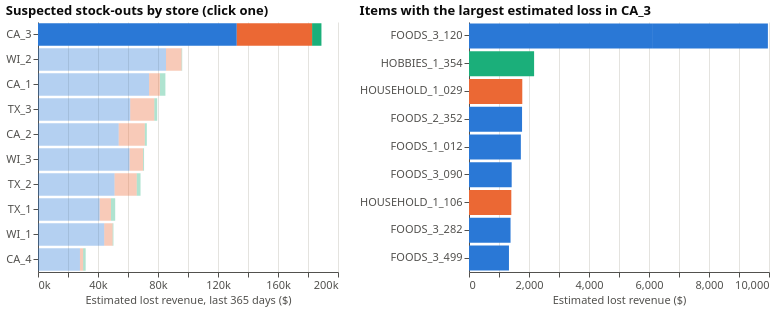

The notebook cell saved with this chart:
### Markdown cell above
**Click a store** on the left to see its largest suspected stock-outs on the right.

### Code cell
store_lost = runs.groupby(["store_id", "category"])["lost_revenue"].sum().reset_index()
top = runs.sort_values("lost_revenue", ascending=False).groupby("store_id").head(10)
st = alt.selection_point(name="st", fields=["store_id"], on="click", value=[{"store_id": "CA_3"}])
cat_colors = alt.Scale(domain=["FOODS", "HOUSEHOLD", "HOBBIES"], range=[BLUE, ORANGE, GREEN])
left = alt.Chart(store_lost).mark_bar().encode(
    y=alt.Y("store_id:N", title=None, sort="-x"),
    x=alt.X("sum(lost_revenue):Q", title="Estimated lost revenue, last 365 days ($)", axis=alt.Axis(format="~s")),
    color=alt.Color("category:N", scale=cat_colors, title="Category"),
    opacity=alt.condition(st, alt.value(1), alt.value(0.35)),
    tooltip=["store_id", "category", alt.Tooltip("lost_revenue:Q", format=",.0f")],
).add_params(st).properties(width=300, height=250, title="Suspected stock-outs by store (click one)")
right = alt.Chart(top).transform_filter(st).mark_bar().encode(
    y=alt.Y("item_id:N", title=None, sort="-x"),
    x=alt.X("lost_revenue:Q", title="Estimated lost revenue ($)"),
    color=alt.Color("category:N", scale=cat_colors, legend=None),
    tooltip=["item_id", alt.Tooltip("run_start:T", format="%d %b %Y"), "run_days", alt.Tooltip("lost_units:Q", format=",.0f"),
             alt.Tooltip("lost_revenue:Q", format=",.0f")],
).properties(width=300, height=250, title=alt.Title(alt.expr("'Items with the largest estimated loss in ' + (st.store_id ? st.store_id[0] : '')")))
alt.hconcat(left, right)

### Figure 1 — Vega-Lite specification as saved in the notebook (floating-point values rounded to 4 significant figures)
{"config": {"view": {"stroke": null}, "axis": {"gridColor": "#e4e3df", "domainColor": "#52514e", "tickColor": "#52514e", "labelColor": "#52514e", "titleColor": "#52514e", "labelFontSize": 11, "titleFontSize": 11, "titleFontWeight": "normal"}, "legend": {"labelColor": "#52514e", "titleColor": "#52514e"}, "title": {"anchor": "start", "fontSize": 13, "color": "#0b0b0b"}, "font": "system-ui, -apple-system, Segoe UI, sans-serif"}, "hconcat": [{"data": {"name": "data-16549526906802fbda640854ff473487"}, "mark": {"type": "bar"}, "encoding": {"color": {"field": "category", "scale": {"domain": ["FOODS", "HOUSEHOLD", "HOBBIES"], "range": ["#2a78d6", "#eb6834", "#1baf7a"]}, "title": "Category", "type": "nominal"}, "opacity": {"condition": {"param": "st", "value": 1}, "value": 0.35}, "tooltip": [{"field": "store_id", "type": "nominal"}, {"field": "category", "type": "nominal"}, {"field": "lost_revenue", "format": ",.0f", "type": "quantitative"}], "x": {"aggregate": "sum", "axis": {"format": "~s"}, "field": "lost_revenue", "title": "Estimated lost revenue, last 365 days ($)", "type": "quantitative"}, "y": {"field": "store_id", "sort": "-x", "title": null, "type": "nominal"}}, "height": 250, "name": "view_2c878c7342c3e69c_0", "title": "Suspected stock-outs by store (click one)", "width": 300}, {"data": {"name": "data-91607cdde3c55d35dc1e6a73a10ff168"}, "mark": {"type": "bar"}, "encoding": {"color": {"field": "category", "legend": null, "scale": {"domain": ["FOODS", "HOUSEHOLD", "HOBBIES"], "range": ["#2a78d6", "#eb6834", "#1baf7a"]}, "type": "nominal"}, "tooltip": [{"field": "item_id", "type": "nominal"}, {"field": "run_start", "format": "%d %b %Y", "type": "temporal"}, {"field": "run_days", "type": "quantitative"}, {"field": "lost_units", "format": ",.0f", "type": "quantitative"}, {"field": "lost_revenue", "format": ",.0f", "type": "quantitative"}], "x": {"field": "lost_revenue", "title": "Estimated lost revenue ($)", "type": "quantitative"}, "y": {"field": "item_id", "sort": "-x", "title": null, "type": "nominal"}}, "height": 250, "title": {"text": {"expr": "'Items with the largest estimated loss in ' + (st.store_id ? st.store_id[0] : '')"}}, "transform": [{"filter": {"param": "st"}}], "width": 300}], "params": [{"name": "st", "select": {"type": "point", "fields": ["store_id"], "on": "click"}, "value": [{"store_id": "CA_3"}], "views": ["view_2c878c7342c3e69c_0"]}], "$schema": "https://vega.github.io/schema/vega-lite/v6.4.1.json", "datasets": {"data-16549526906802fbda640854ff473487": [{"store_id": "CA_1", "category": "FOODS", "lost_revenue": 74050.0}, {"store_id": "CA_1", "category": "HOBBIES", "lost_revenue": 3647.0}, {"store_id": "CA_1", "category": "HOUSEHOLD", "lost_revenue": 7241.0}, {"store_id": "CA_2", "category": "FOODS", "lost_revenue": 53810.0}, {"store_id": "CA_2", "category": "HOBBIES", "lost_revenue": 1365.0}, {"store_id": "CA_2", "category": "HOUSEHOLD", "lost_revenue": 17380.0}, {"store_id": "CA_3", "category": "FOODS", "lost_revenue": 132500.0}, {"store_id": "CA_3", "category": "HOBBIES", "lost_revenue": 6248.0}, {"store_id": "CA_3", "category": "HOUSEHOLD", "lost_revenue": 50180.0}, {"store_id": "CA_4", "category": "FOODS", "lost_revenue": 27970.0}, {"store_id": "CA_4", "category": "HOBBIES", "lost_revenue": 1702.0}, {"store_id": "CA_4", "category": "HOUSEHOLD", "lost_revenue": 2095.0}, {"store_id": "TX_1", "category": "FOODS", "lost_revenue": 41140.0}, {"store_id": "TX_1", "category": "HOBBIES", "lost_revenue": 2819.0}, {"store_id": "TX_1", "category": "HOUSEHOLD", "lost_revenue": 7505.0}, {"store_id": "TX_2", "category": "FOODS", "lost_revenue": 51040.0}, {"store_id": "TX_2", "category": "HOBBIES", "lost_revenue": 2542.0}, {"store_id": "TX_2", "category": "HOUSEHOLD", "lost_revenue": 14780.0}, {"store_id": "TX_3", "category": "FOODS", "lost_revenue": 61510.0}, {"store_id": "TX_3", "category": "HOBBIES", "lost_revenue": 1962.0}, {"store_id": "TX_3", "category": "HOUSEHOLD", "lost_revenue": 16010.0}, {"store_id": "WI_1", "category": "FOODS", "lost_revenue": 44160.0}, {"store_id": "WI_1", "category": "HOBBIES", "lost_revenue": 574.1}, {"store_id": "WI_1", "category": "HOUSEHOLD", "lost_revenue": 5557.0}, {"store_id": "WI_2", "category": "FOODS", "lost_revenue": 85350.0}, {"store_id": "WI_2", "category": "HOBBIES", "lost_revenue": 440.1}, {"store_id": "WI_2", "category": "HOUSEHOLD", "lost_revenue": 10340.0}, {"store_id": "WI_3", "category": "FOODS", "lost_revenue": 61060.0}, {"store_id": "WI_3", "category": "HOBBIES", "lost_revenue": 615.4}, {"store_id": "WI_3", "category": "HOUSEHOLD", "lost_revenue": 9024.0}], "data-91607cdde3c55d35dc1e6a73a10ff168": [{"item_id": "FOODS_3_120", "store_id": "CA_3", "category": "FOODS", "run_start": "2016-05-27T00:00:00", "run_days": 16, "lost_units": 1236.0, "lost_revenue": 6131.0}, {"item_id": "FOODS_3_120", "store_id": "CA_3", "category": "FOODS", "run_start": "2016-02-26T00:00:00", "run_days": 10, "lost_units": 772.5, "lost_revenue": 3832.0}, {"item_id": "FOODS_3_202", "store_id": "TX_3", "category": "FOODS", "run_start": "2015-08-10T00:00:00", "run_days": 31, "lost_units": 849.4, "lost_revenue": 3805.0}, {"item_id": "FOODS_3_090", "store_id": "WI_3", "category": "FOODS", "run_start": "2015-12-03T00:00:00", "run_days": 35, "lost_units": 2444.0, "lost_revenue": 3391.0}, {"item_id": "FOODS_3_202", "store_id": "TX_1", "category": "FOODS", "run_start": "2015-08-10T00:00:00", "run_days": 31, "lost_units": 736.4, "lost_revenue": 3299.0}, {"item_id": "FOODS_3_090", "store_id": "TX_3", "category": "FOODS", "run_start": "2015-12-03T00:00:00", "run_days": 35, "lost_units": 2171.0, "lost_revenue": 3243.0}, {"item_id": "FOODS_3_120", "store_id": "CA_1", "category": "FOODS", "run_start": "2016-02-26T00:00:00", "run_days": 16, "lost_units": 614.4, "lost_revenue": 3059.0}, {"item_id": "FOODS_3_090", "store_id": "TX_2", "category": "FOODS", "run_start": "2015-12-03T00:00:00", "run_days": 35, "lost_units": 1962.0, "lost_revenue": 2931.0}, {"item_id": "FOODS_3_202", "store_id": "TX_2", "category": "FOODS", "run_start": "2015-08-10T00:00:00", "run_days": 31, "lost_units": 674.2, "lost_revenue": 2931.0}, {"item_id": "FOODS_3_120", "store_id": "CA_1", "category": "FOODS", "run_start": "2016-05-28T00:00:00", "run_days": 15, "lost_units": 576.0, "lost_revenue": 2868.0}, {"item_id": "FOODS_3_090", "store_id": "CA_1", "category": "FOODS", "run_start": "2015-12-04T00:00:00", "run_days": 34, "lost_units": 1807.0, "lost_revenue": 2782.0}, {"item_id": "FOODS_3_202", "store_id": "WI_3", "category": "FOODS", "run_start": "2015-08-10T00:00:00", "run_days": 31, "lost_units": 597.4, "lost_revenue": 2652.0}, {"item_id": "FOODS_3_090", "store_id": "TX_1", "category": "FOODS", "run_start": "2015-12-03T00:00:00", "run_days": 35, "lost_units": 1708.0, "lost_revenue": 2551.0}, {"item_id": "FOODS_3_120", "store_id": "WI_3", "category": "FOODS", "run_start": "2016-02-26T00:00:00", "run_days": 16, "lost_units": 493.7, "lost_revenue": 2459.0}, {"item_id": "FOODS_3_120", "store_id": "WI_3", "category": "FOODS", "run_start": "2016-05-27T00:00:00", "run_days": 16, "lost_units": 493.7, "lost_revenue": 2459.0}, {"item_id": "FOODS_3_090", "store_id": "CA_2", "category": "FOODS", "run_start": "2015-12-03T00:00:00", "run_days": 35, "lost_units": 1542.0, "lost_revenue": 2375.0}, {"item_id": "FOODS_3_202", "store_id": "CA_1", "category": "FOODS", "run_start": "2015-08-10T00:00:00", "run_days": 31, "lost_units": 481.5, "lost_revenue": 2230.0}, {"item_id": "HOBBIES_1_354", "store_id": "CA_3", "category": "HOBBIES", "run_start": "2016-05-28T00:00:00", "run_days": 14, "lost_units": 94.43, "lost_revenue": 2170.0}, {"item_id": "FOODS_3_444", "store_id": "TX_3", "category": "FOODS", "run_start": "2015-06-21T00:00:00", "run_days": 53, "lost_units": 296.8, "lost_revenue": 2038.0}, {"item_id": "FOODS_3_202", "store_id": "TX_3", "category": "FOODS", "run_start": "2015-06-21T00:00:00", "run_days": 16, "lost_units": 438.4, "lost_revenue": 1964.0}, {"item_id": "FOODS_3_511", "store_id": "CA_1", "category": "FOODS", "run_start": "2015-06-21T00:00:00", "run_days": 17, "lost_units": 285.4, "lost_revenue": 1932.0}, {"item_id": "HOBBIES_1_354", "store_id": "TX_2", "category": "HOBBIES", "run_start": "2015-09-26T00:00:00", "run_days": 7, "lost_units": 79.03, "lost_revenue": 1816.0}, {"item_id": "FOODS_3_120", "store_id": "TX_3", "category": "FOODS", "run_start": "2016-02-26T00:00:00", "run_days": 16, "lost_units": 364.3, "lost_revenue": 1814.0}, {"item_id": "FOODS_3_120", "store_id": "TX_3", "category": "FOODS", "run_start": "2016-05-27T00:00:00", "run_days": 16, "lost_units": 364.3, "lost_revenue": 1814.0}, {"item_id": "HOUSEHOLD_1_029", "store_id": "CA_3", "category": "HOUSEHOLD", "run_start": "2015-06-21T00:00:00", "run_days": 32, "lost_units": 238.6, "lost_revenue": 1776.0}, {"item_id": "FOODS_2_352", "store_id": "CA_3", "category": "FOODS", "run_start": "2015-07-19T00:00:00", "run_days": 46, "lost_units": 177.2, "lost_revenue": 1768.0}, {"item_id": "FOODS_3_202", "store_id": "CA_2", "category": "FOODS", "run_start": "2015-08-10T00:00:00", "run_days": 31, "lost_units": 380.9, "lost_revenue": 1765.0}, {"item_id": "FOODS_1_012", "store_id": "CA_3", "category": "FOODS", "run_start": "2016-04-14T00:00:00", "run_days": 49, "lost_units": 308.1, "lost_revenue": 1728.0}, {"item_id": "FOODS_3_202", "store_id": "TX_1", "category": "FOODS", "run_start": "2015-06-21T00:00:00", "run_days": 16, "lost_units": 380.1, "lost_revenue": 1703.0}, {"item_id": "FOODS_3_202", "store_id": "CA_4", "category": "FOODS", "run_start": "2015-08-10T00:00:00", "run_days": 31, "lost_units": 329.5, "lost_revenue": 1527.0}, {"item_id": "FOODS_3_202", "store_id": "TX_2", "category": "FOODS", "run_start": "2015-06-21T00:00:00", "run_days": 16, "lost_units": 348.0, "lost_revenue": 1513.0}, {"item_id": "FOODS_3_090", "store_id": "CA_4", "category": "FOODS", "run_start": "2015-12-03T00:00:00", "run_days": 35, "lost_units": 958.2, "lost_revenue": 1476.0}, {"item_id": "FOODS_3_444", "store_id": "TX_3", "category": "FOODS", "run_start": "2015-08-14T00:00:00", "run_days": 38, "lost_units": 212.8, "lost_revenue": 1461.0}, {"item_id": "FOODS_3_202", "store_id": "WI_1", "category": "FOODS", "run_start": "2015-08-10T00:00:00", "run_days": 31, "lost_units": 330.9, "lost_revenue": 1457.0}, {"item_id": "FOODS_3_090", "store_id": "CA_3", "category": "FOODS", "run_start": "2015-12-29T00:00:00", "run_days": 9, "lost_units": 947.3, "lost_revenue": 1423.0}, {"item_id": "HOUSEHOLD_1_106", "store_id": "CA_3", "category": "HOUSEHOLD", "run_start": "2016-05-27T00:00:00", "run_days": 15, "lost_units": 152.1, "lost_revenue": 1410.0}, {"item_id": "FOODS_3_282", "store_id": "CA_3", "category": "FOODS", "run_start": "2016-06-03T00:00:00", "run_days": 17, "lost_units": 550.1, "lost_revenue": 1385.0}, {"item_id": "FOODS_3_202", "store_id": "WI_3", "category": "FOODS", "run_start": "2015-06-21T00:00:00", "run_days": 16, "lost_units": 308.3, "lost_revenue": 1369.0}, {"item_id": "FOODS_3_499", "store_id": "CA_3", "category": "FOODS", "run_start": "2016-06-02T00:00:00", "run_days": 18, "lost_units": 529.1, "lost_revenue": 1332.0}, {"item_id": "HOUSEHOLD_1_106", "store_id": "TX_3", "category": "HOUSEHOLD", "run_start": "2015-10-27T00:00:00", "run_days": 26, "lost_units": 141.9, "lost_revenue": 1313.0}, {"item_id": "FOODS_3_002", "store_id": "WI_2", "category": "FOODS", "run_start": "2016-03-10T00:00:00", "run_days": 55, "lost_units": 512.2, "lost_revenue": 1289.0}, {"item_id": "FOODS_3_136", "store_id": "WI_2", "category": "FOODS", "run_start": "2015-08-10T00:00:00", "run_days": 31, "lost_units": 289.9, "lost_revenue": 1287.0}, {"item_id": "FOODS_3_120", "store_id": "TX_2", "category": "FOODS", "run_start": "2016-05-26T00:00:00", "run_days": 17, "lost_units": 255.6, "lost_revenue": 1273.0}, {"item_id": "FOODS_3_723", "store_id": "WI_2", "category": "FOODS", "run_start": "2015-12-03T00:00:00", "run_days": 35, "lost_units": 849.4, "lost_revenue": 1268.0}, {"item_id": "FOODS_3_760", "store_id": "CA_1", "category": "FOODS", "run_start": "2015-06-21T00:00:00", "run_days": 33, "lost_units": 431.1, "lost_revenue": 1242.0}, {"item_id": "HOUSEHOLD_1_222", "store_id": "TX_2", "category": "HOUSEHOLD", "run_start": "2015-06-21T00:00:00", "run_days": 32, "lost_units": 124.0, "lost_revenue": 1236.0}, {"item_id": "FOODS_1_096", "store_id": "WI_1", "category": "FOODS", "run_start": "2015-12-25T00:00:00", "run_days": 13, "lost_units": 166.2, "lost_revenue": 1200.0}, {"item_id": "FOODS_1_096", "store_id": "WI_3", "category": "FOODS", "run_start": "2015-08-01T00:00:00", "run_days": 11, "lost_units": 166.1, "lost_revenue": 1199.0}, {"item_id": "FOODS_3_120", "store_id": "TX_2", "category": "FOODS", "run_start": "2016-02-26T00:00:00", "run_days": 16, "lost_units": 240.6, "lost_revenue": 1198.0}, {"item_id": "FOODS_3_120", "store_id": "WI_2", "category": "FOODS", "run_start": "2016-05-25T00:00:00", "run_days": 18, "lost_units": 240.1, "lost_revenue": 1196.0}, {"item_id": "FOODS_3_682", "store_id": "WI_3", "category": "FOODS", "run_start": "2015-08-10T00:00:00", "run_days": 34, "lost_units": 339.6, "lost_revenue": 1194.0}, {"item_id": "FOODS_3_723", "store_id": "WI_3", "category": "FOODS", "run_start": "2015-12-03T00:00:00", "run_days": 35, "lost_units": 799.2, "lost_revenue": 1193.0}, {"item_id": "FOODS_1_170", "store_id": "TX_3", "category": "FOODS", "run_start": "2015-06-21T00:00:00", "run_days": 46, "lost_units": 190.4, "lost_revenue": 1187.0}, {"item_id": "FOODS_3_136", "store_id": "TX_3", "category": "FOODS", "run_start": "2015-08-10T00:00:00", "run_days": 31, "lost_units": 262.7, "lost_revenue": 1177.0}, {"item_id": "FOODS_3_090", "store_id": "WI_2", "category": "FOODS", "run_start": "2015-12-03T00:00:00", "run_days": 35, "lost_units": 832.5, "lost_revenue": 1155.0}, {"item_id": "FOODS_3_202", "store_id": "CA_1", "category": "FOODS", "run_start": "2015-06-21T00:00:00", "run_days": 16, "lost_units": 248.5, "lost_revenue": 1151.0}, {"item_id": "HOBBIES_1_354", "store_id": "TX_1", "category": "HOBBIES", "run_start": "2016-03-20T00:00:00", "run_days": 15, "lost_units": 49.07, "lost_revenue": 1128.0}, {"item_id": "FOODS_3_587", "store_id": "WI_3", "category": "FOODS", "run_start": "2016-02-26T00:00:00", "run_days": 16, "lost_units": 451.9, "lost_revenue": 1121.0}, {"item_id": "FOODS_3_587", "store_id": "WI_2", "category": "FOODS", "run_start": "2016-02-26T00:00:00", "run_days": 16, "lost_units": 450.5, "lost_revenue": 1117.0}, {"item_id": "FOODS_3_540", "store_id": "CA_2", "category": "FOODS", "run_start": "2015-06-21T00:00:00", "run_days": 45, "lost_units": 377.1, "lost_revenue": 1116.0}, {"item_id": "FOODS_3_202", "store_id": "WI_2", "category": "FOODS", "run_start": "2015-08-10T00:00:00", "run_days": 31, "lost_units": 249.4, "lost_revenue": 1101.0}, {"item_id": "FOODS_3_120", "store_id": "CA_2", "category": "FOODS", "run_start": "2016-02-26T00:00:00", "run_days": 11, "lost_units": 221.3, "lost_revenue": 1095.0}, {"item_id": "HOBBIES_1_241", "store_id": "CA_1", "category": "HOBBIES", "run_start": "2015-06-21T00:00:00", "run_days": 13, "lost_units": 54.1, "lost_revenue": 1094.0}, {"item_id": "FOODS_2_368", "store_id": "WI_2", "category": "FOODS", "run_start": "2015-06-21T00:00:00", "run_days": 16, "lost_units": 136.3, "lost_revenue": 1073.0}, {"item_id": "FOODS_3_120", "store_id": "WI_2", "category": "FOODS", "run_start": "2016-02-26T00:00:00", "run_days": 16, "lost_units": 213.4, "lost_revenue": 1063.0}, {"item_id": "FOODS_3_785", "store_id": "CA_1", "category": "FOODS", "run_start": "2015-07-07T00:00:00", "run_days": 28, "lost_units": 353.3, "lost_revenue": 1060.0}, {"item_id": "FOODS_3_785", "store_id": "CA_1", "category": "FOODS", "run_start": "2015-09-17T00:00:00", "run_days": 28, "lost_units": 353.3, "lost_revenue": 1060.0}, {"item_id": "FOODS_3_120", "store_id": "CA_4", "category": "FOODS", "run_start": "2015-09-21T00:00:00", "run_days": 38, "lost_units": 207.0, "lost_revenue": 1031.0}, {"item_id": "FOODS_3_136", "store_id": "TX_2", "category": "FOODS", "run_start": "2015-08-10T00:00:00", "run_days": 31, "lost_units": 231.4, "lost_revenue": 1030.0}, {"item_id": "HOUSEHOLD_1_310", "store_id": "CA_2", "category": "HOUSEHOLD", "run_start": "2016-04-07T00:00:00", "run_days": 56, "lost_units": 147.4, "lost_revenue": 1025.0}, {"item_id": "FOODS_3_282", "store_id": "WI_3", "category": "FOODS", "run_start": "2016-06-02T00:00:00", "run_days": 18, "lost_units": 397.2, "lost_revenue": 1000.0}, {"item_id": "FOODS_3_136", "store_id": "TX_1", "category": "FOODS", "run_start": "2015-08-10T00:00:00", "run_days": 31, "lost_units": 223.0, "lost_revenue": 999.2}, {"item_id": "FOODS_3_282", "store_id": "WI_2", "category": "FOODS", "run_start": "2016-06-02T00:00:00", "run_days": 18, "lost_units": 395.5, "lost_revenue": 995.6}, {"item_id": "FOODS_3_682", "store_id": "TX_2", "category": "FOODS", "run_start": "2015-08-10T00:00:00", "run_days": 34, "lost_units": 279.6, "lost_revenue": 983.0}, {"item_id": "FOODS_3_077", "store_id": "TX_2", "category": "FOODS", "run_start": "2016-03-12T00:00:00", "run_days": 53, "lost_units": 343.6, "lost_revenue": 956.9}, {"item_id": "HOUSEHOLD_1_272", "store_id": "CA_2", "category": "HOUSEHOLD", "run_start": "2015-09-28T00:00:00", "run_days": 37, "lost_units": 96.81, "lost_revenue": 953.7}, {"item_id": "FOODS_3_760", "store_id": "CA_2", "category": "FOODS", "run_start": "2015-06-21T00:00:00", "run_days": 32, "lost_units": 330.1, "lost_revenue": 950.6}, {"item_id": "FOODS_3_090", "store_id": "WI_1", "category": "FOODS", "run_start": "2015-12-03T00:00:00", "run_days": 35, "lost_units": 684.3, "lost_revenue": 949.2}, {"item_id": "HOUSEHOLD_1_535", "store_id": "CA_2", "category": "HOUSEHOLD", "run_start": "2015-10-05T00:00:00", "run_days": 40, "lost_units": 132.8, "lost_revenue": 925.8}, {"item_id": "FOODS_3_202", "store_id": "CA_2", "category": "FOODS", "run_start": "2015-06-21T00:00:00", "run_days": 16, "lost_units": 196.6, "lost_revenue": 910.7}, {"item_id": "HOBBIES_1_354", "store_id": "TX_1", "category": "HOBBIES", "run_start": "2016-04-07T00:00:00", "run_days": 12, "lost_units": 39.25, "lost_revenue": 902.1}, {"item_id": "FOODS_3_324", "store_id": "WI_1", "category": "FOODS", "run_start": "2015-09-17T00:00:00", "run_days": 28, "lost_units": 292.8, "lost_revenue": 878.4}, {"item_id": "FOODS_3_324", "store_id": "WI_1", "category": "FOODS", "run_start": "2015-07-07T00:00:00", "run_days": 28, "lost_units": 292.8, "lost_revenue": 878.4}, {"item_id": "FOODS_3_704", "store_id": "WI_1", "category": "FOODS", "run_start": "2015-08-10T00:00:00", "run_days": 31, "lost_units": 197.6, "lost_revenue": 870.1}, {"item_id": "FOODS_3_066", "store_id": "CA_2", "category": "FOODS", "run_start": "2015-06-21T00:00:00", "run_days": 45, "lost_units": 285.9, "lost_revenue": 847.6}, {"item_id": "HOUSEHOLD_1_106", "store_id": "TX_1", "category": "HOUSEHOLD", "run_start": "2015-08-28T00:00:00", "run_days": 16, "lost_units": 88.46, "lost_revenue": 820.3}, {"item_id": "FOODS_3_723", "store_id": "TX_1", "category": "FOODS", "run_start": "2015-12-03T00:00:00", "run_days": 35, "lost_units": 547.5, "lost_revenue": 817.8}, {"item_id": "FOODS_3_202", "store_id": "CA_4", "category": "FOODS", "run_start": "2015-06-21T00:00:00", "run_days": 16, "lost_units": 170.1, "lost_revenue": 787.9}, {"item_id": "FOODS_3_120", "store_id": "TX_1", "category": "FOODS", "run_start": "2016-02-26T00:00:00", "run_days": 16, "lost_units": 157.2, "lost_revenue": 783.0}, {"item_id": "FOODS_3_120", "store_id": "TX_1", "category": "FOODS", "run_start": "2016-05-27T00:00:00", "run_days": 16, "lost_units": 157.2, "lost_revenue": 783.0}, {"item_id": "FOODS_3_120", "store_id": "WI_1", "category": "FOODS", "run_start": "2016-05-27T00:00:00", "run_days": 16, "lost_units": 153.9, "lost_revenue": 766.2}, {"item_id": "FOODS_3_120", "store_id": "WI_1", "category": "FOODS", "run_start": "2016-02-26T00:00:00", "run_days": 16, "lost_units": 153.9, "lost_revenue": 766.2}, {"item_id": "FOODS_3_202", "store_id": "WI_1", "category": "FOODS", "run_start": "2015-06-21T00:00:00", "run_days": 16, "lost_units": 170.8, "lost_revenue": 751.9}, {"item_id": "FOODS_3_785", "store_id": "WI_1", "category": "FOODS", "run_start": "2015-09-17T00:00:00", "run_days": 28, "lost_units": 242.4, "lost_revenue": 727.2}, {"item_id": "FOODS_3_124", "store_id": "CA_4", "category": "FOODS", "run_start": "2016-05-26T00:00:00", "run_days": 25, "lost_units": 104.0, "lost_revenue": 566.1}, {"item_id": "FOODS_3_760", "store_id": "CA_4", "category": "FOODS", "run_start": "2015-06-21T00:00:00", "run_days": 32, "lost_units": 189.8, "lost_revenue": 546.6}, {"item_id": "FOODS_3_704", "store_id": "CA_4", "category": "FOODS", "run_start": "2015-08-10T00:00:00", "run_days": 31, "lost_units": 102.1, "lost_revenue": 472.9}, {"item_id": "FOODS_3_120", "store_id": "CA_4", "category": "FOODS", "run_start": "2016-02-26T00:00:00", "run_days": 17, "lost_units": 92.59, "lost_revenue": 461.1}, {"item_id": "FOODS_3_491", "store_id": "CA_4", "category": "FOODS", "run_start": "2015-12-03T00:00:00", "run_days": 35, "lost_units": 294.7, "lost_revenue": 453.8}, {"item_id": "FOODS_3_231", "store_id": "CA_4", "category": "FOODS", "run_start": "2016-05-26T00:00:00", "run_days": 25, "lost_units": 82.53, "lost_revenue": 449.1}]}}
